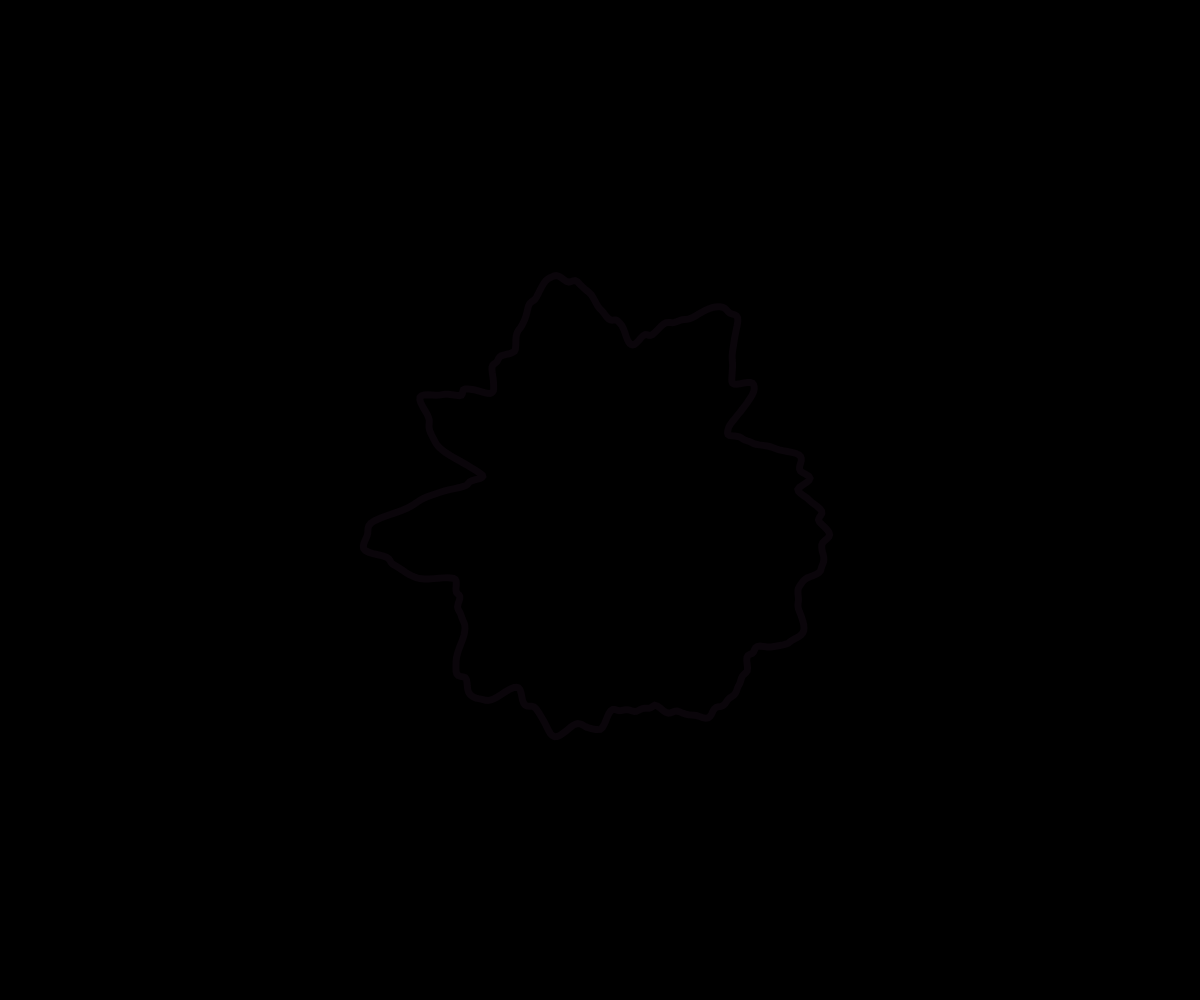
Frame 1 (no input)
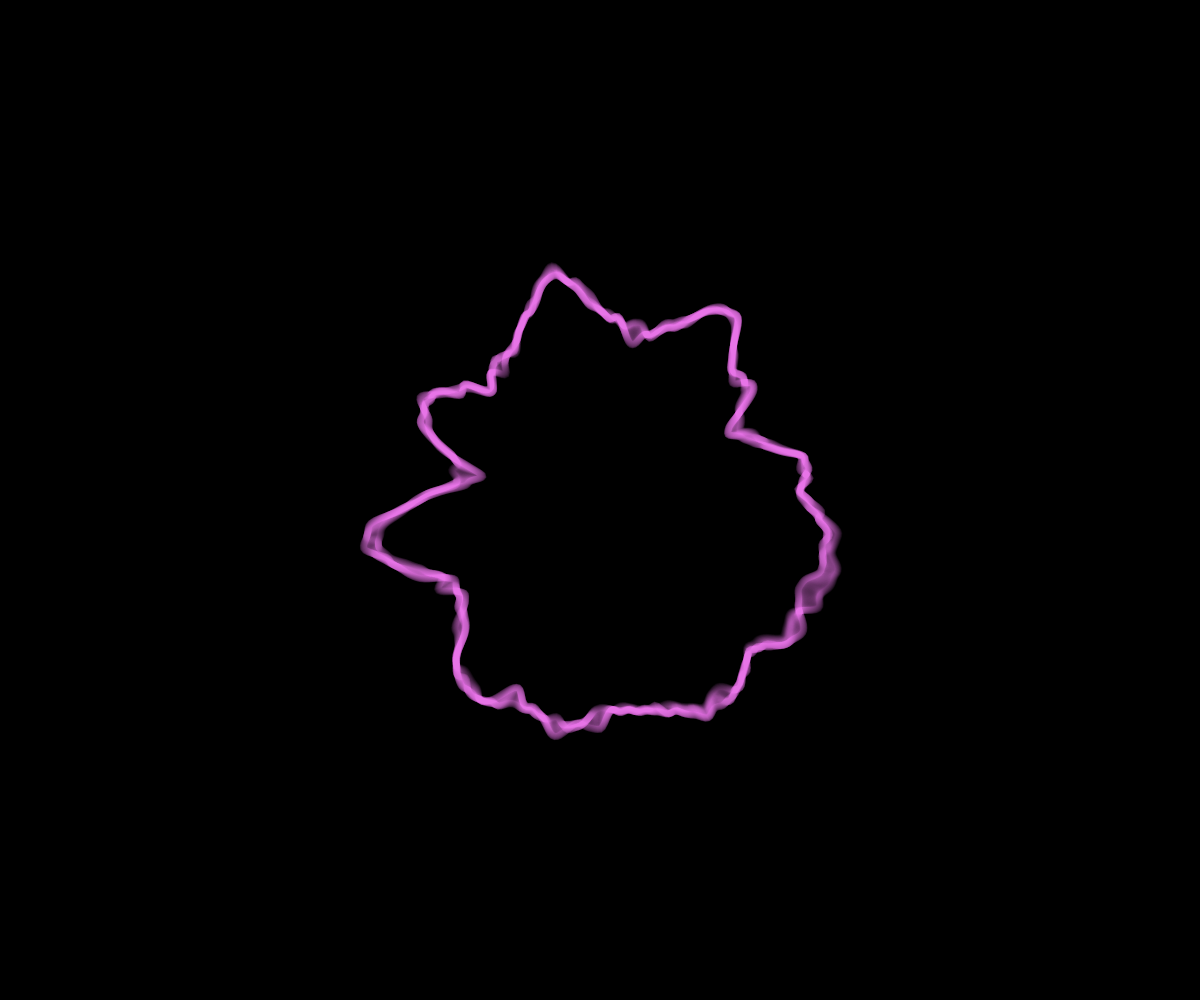
Frame 60 (no input)
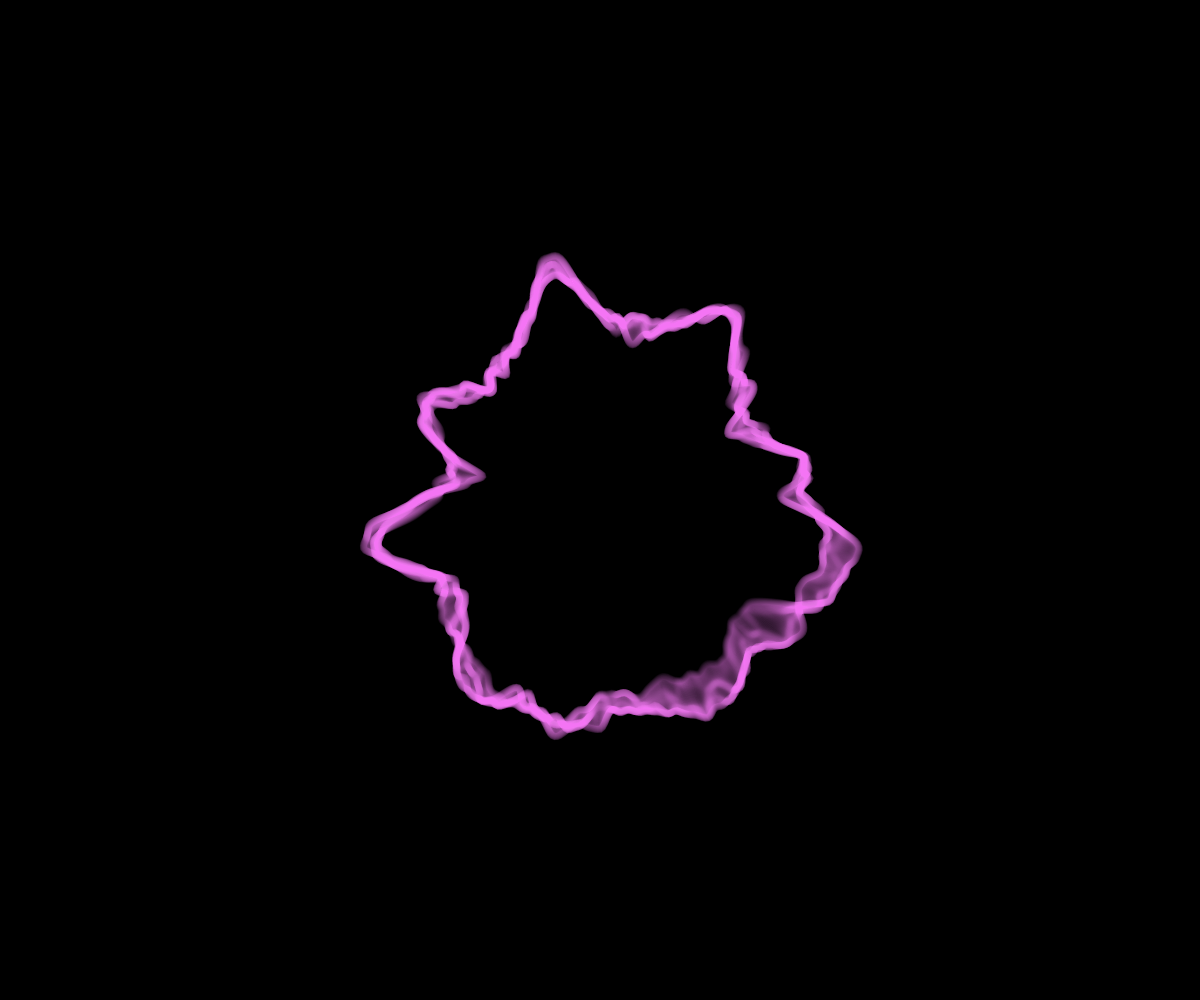
Frame 120 (the mouse pressed at the canvas centre since frame 60)

The p5.js sketch that drew these frames (run headless with seeded random() and noise() and a simulated clock; from frame 60 on, the mouse is pressed at the canvas centre):

// p5.js sketch
// ── sketch.js
let noiseMax = 0.5;
let slider;
let zoff = 0;

function setup() {
  createCanvas(windowWidth, windowHeight);
  background(0);
}

function draw() {
  noFill()
  strokeWeight(7)
  const steps = 0.004

  let myColor = color("#ff7ff2");
  myColor.setAlpha(10)

  for (let i = 0; i < steps; i++) {
    const t = i / (steps - 1);
    stroke(myColor)
    translate(width / 2, height / 2);
    beginShape();
        for (let a = 0; a < TWO_PI; a += 0.01) {
            let xoff = map(cos(a), -1, 1, 0, 5);
            let yoff = map(sin(a), -1, 1, 0, 5);
            
            let r = map(noise(xoff, yoff, zoff), 0, 1, 100,300);
            let x = cos(a) * r;
            let y = sin(a) * r;
            vertex(x, y);
        }
    endShape(CLOSE);
    zoff += 0.004;
  }
}
